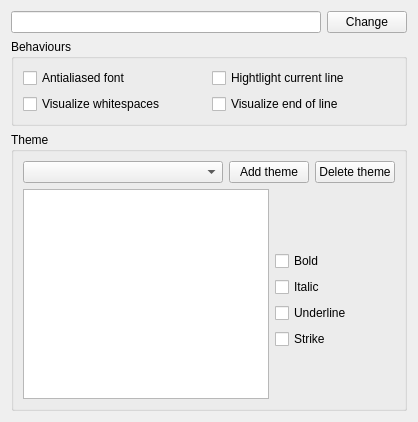
<?xml version="1.0" encoding="UTF-8"?>
<ui version="4.0">
 <class>Preferences</class>
 <widget class="QWidget" name="Preferences">
  <property name="geometry">
   <rect>
    <x>0</x>
    <y>0</y>
    <width>418</width>
    <height>422</height>
   </rect>
  </property>
  <property name="windowTitle">
   <string>Form</string>
  </property>
  <layout class="QVBoxLayout" name="verticalLayout_6">
   <item>
    <layout class="QHBoxLayout" name="horizontalLayout">
     <item>
      <widget class="QLineEdit" name="fontShow"/>
     </item>
     <item>
      <widget class="QPushButton" name="changeFont">
       <property name="text">
        <string>Change</string>
       </property>
      </widget>
     </item>
    </layout>
   </item>
   <item>
    <widget class="QGroupBox" name="groupBox">
     <property name="title">
      <string>Behaviours</string>
     </property>
     <layout class="QVBoxLayout" name="verticalLayout_3">
      <item>
       <layout class="QHBoxLayout" name="horizontalLayout_2">
        <item>
         <layout class="QVBoxLayout" name="verticalLayout">
          <item>
           <widget class="QCheckBox" name="antiAlias">
            <property name="text">
             <string>Antialiased font</string>
            </property>
           </widget>
          </item>
          <item>
           <widget class="QCheckBox" name="whiteSpace">
            <property name="text">
             <string>Visualize whitespaces</string>
            </property>
           </widget>
          </item>
         </layout>
        </item>
        <item>
         <layout class="QVBoxLayout" name="verticalLayout_2">
          <item>
           <widget class="QCheckBox" name="hightLine">
            <property name="text">
             <string>Hightlight current line</string>
            </property>
           </widget>
          </item>
          <item>
           <widget class="QCheckBox" name="showEndl">
            <property name="text">
             <string>Visualize end of line</string>
            </property>
           </widget>
          </item>
         </layout>
        </item>
       </layout>
      </item>
     </layout>
    </widget>
   </item>
   <item>
    <widget class="QGroupBox" name="groupBox_2">
     <property name="title">
      <string>Theme</string>
     </property>
     <layout class="QVBoxLayout" name="verticalLayout_5">
      <item>
       <layout class="QHBoxLayout" name="horizontalLayout_3">
        <item>
         <widget class="QComboBox" name="comboBox">
          <property name="sizePolicy">
           <sizepolicy hsizetype="Expanding" vsizetype="Fixed">
            <horstretch>0</horstretch>
            <verstretch>0</verstretch>
           </sizepolicy>
          </property>
         </widget>
        </item>
        <item>
         <widget class="QPushButton" name="addTheme">
          <property name="text">
           <string>Add theme</string>
          </property>
         </widget>
        </item>
        <item>
         <widget class="QPushButton" name="delTheme">
          <property name="text">
           <string>Delete theme</string>
          </property>
         </widget>
        </item>
       </layout>
      </item>
      <item>
       <layout class="QHBoxLayout" name="horizontalLayout_4">
        <item>
         <widget class="QListView" name="listView"/>
        </item>
        <item>
         <layout class="QVBoxLayout" name="verticalLayout_4">
          <item>
           <widget class="ColorSelect" name="backColor" native="true">
            <property name="minimumSize">
             <size>
              <width>120</width>
              <height>25</height>
             </size>
            </property>
           </widget>
          </item>
          <item>
           <widget class="ColorSelect" name="foreColor" native="true">
            <property name="minimumSize">
             <size>
              <width>120</width>
              <height>25</height>
             </size>
            </property>
           </widget>
          </item>
          <item>
           <widget class="QCheckBox" name="bold">
            <property name="text">
             <string>Bold</string>
            </property>
           </widget>
          </item>
          <item>
           <widget class="QCheckBox" name="italic">
            <property name="text">
             <string>Italic</string>
            </property>
           </widget>
          </item>
          <item>
           <widget class="QCheckBox" name="underline">
            <property name="text">
             <string>Underline</string>
            </property>
           </widget>
          </item>
          <item>
           <widget class="QCheckBox" name="strike">
            <property name="text">
             <string>Strike</string>
            </property>
           </widget>
          </item>
          <item>
           <spacer name="verticalSpacer">
            <property name="orientation">
             <enum>Qt::Vertical</enum>
            </property>
            <property name="sizeHint" stdset="0">
             <size>
              <width>20</width>
              <height>40</height>
             </size>
            </property>
           </spacer>
          </item>
         </layout>
        </item>
       </layout>
      </item>
     </layout>
    </widget>
   </item>
  </layout>
 </widget>
 <customwidgets>
  <customwidget>
   <class>ColorSelect</class>
   <extends>QWidget</extends>
   <header>includes/color-select.h</header>
   <container>1</container>
  </customwidget>
 </customwidgets>
 <resources/>
 <connections/>
</ui>
